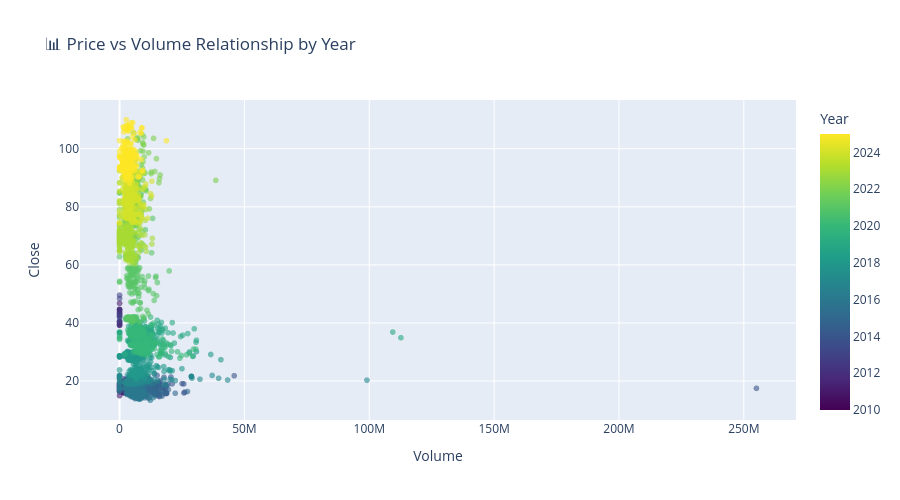

This figure's notebook cell:
### Code cell
# Price vs Volume Relationship
fig = px.scatter(df, x='Volume', y='Close', color='Year', 
                 title='📊 Price vs Volume Relationship by Year',
                 opacity=0.6, color_continuous_scale='viridis')
fig.update_layout(height=500)
fig.show()

### Figure 1 — Plotly figure (JSON) as saved in the notebook; plotly's stock layout.template omitted (floating-point values rounded to 4 significant figures; data arrays with more than 128 entries replaced by an {"elided": "..."} marker saying what was removed)
{"data": [{"hovertemplate": "Volume=%{x}<br>Close=%{y}<br>Year=%{marker.color}<extra></extra>", "legendgroup": "", "marker": {"color": {"elided": "3925 int values"}, "coloraxis": "coloraxis", "opacity": 0.6, "symbol": "circle"}, "mode": "markers", "name": "", "showlegend": false, "type": "scattergl", "x": {"elided": "3925 int values"}, "xaxis": "x", "y": {"elided": "3925 float values"}, "yaxis": "y"}], "layout": {"coloraxis": {"colorbar": {"title": {"text": "Year"}}, "colorscale": [[0, "#440154"], [0.1111, "#482878"], [0.2222, "#3e4989"], [0.3333, "#31688e"], [0.4444, "#26828e"], [0.5556, "#1f9e89"], [0.6667, "#35b779"], [0.7778, "#6ece58"], [0.8889, "#b5de2b"], [1, "#fde725"]]}, "height": 500, "legend": {"tracegroupgap": 0}, "title": {"text": "📊 Price vs Volume Relationship by Year"}, "xaxis": {"anchor": "y", "domain": [0, 1], "title": {"text": "Volume"}}, "yaxis": {"anchor": "x", "domain": [0, 1], "title": {"text": "Close"}}}}
